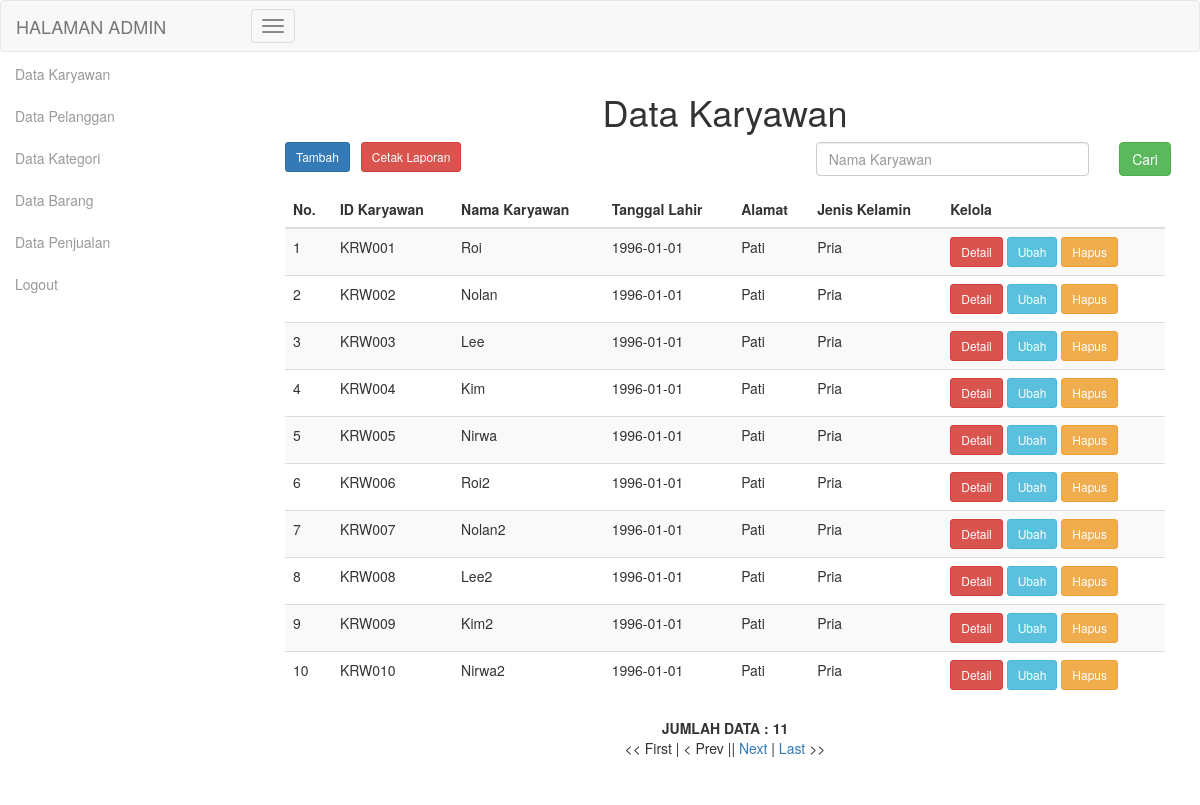
Screenshot of /admin/index.php?page=karyawan_tampil (signed in) with the database file from the repository.
### tables this page shows
CREATE TABLE IF NOT EXISTS `karyawan` (
  `id_karyawan` varchar(15) NOT NULL DEFAULT '',
  `nama_karyawan` varchar(50) DEFAULT NULL,
  `tanggal_lahir` date DEFAULT NULL,
  `alamat` varchar(100) DEFAULT NULL,
  `jenis_kelamin` varchar(10) DEFAULT NULL,
  `foto` text,
  `password` varchar(10) DEFAULT NULL
);

### admin/karyawan_tampil.php (the view, shortened to what this page needs)
<!doctype html>
<html lang="id">
	<head>
	</head>
	<body>
		<div class="col-sm-12">
			<h1 style="text-align: center;">Data Karyawan</h1>
			<form class="form-horizontal" name="frmCari" method="post">
				<div class="form-group">
					<div class="col-sm-1">
						<a href="?page=karyawan_tambah" class="btn btn-primary btn-sm">Tambah</a>
					</div>
					<div class="col-sm-3">
						<a href="karyawan_laporan.php" class="btn btn-danger btn-sm" target="_blank">Cetak Laporan</a>
					</div>
					<div class="col-sm-3">
					</div>
					<div class="col-sm-4">
						<input type="text" class="form-control" name="txtCari" placeholder="Nama Karyawan"/>
					</div>
					<div class="col-sm-1">
						<button type="submit" class="btn btn-success" name="btnCari">Cari</button>
					</div>
				</div>
			</form>
			<div class="table-responsive">
				<table class="table table-striped">
					<thead>
						<tr>
							<th>No.</th>
							<th>ID Karyawan</th>
							<th>Nama Karyawan</th>
							<th>Tanggal Lahir</th>
							<th>Alamat</th>
							<th>Jenis Kelamin</th>
							<th>Kelola</th>
						</tr>
					</thead>
					<tbody>
						<?php
							$batas = 10;
							if (isset($_GET['hal'])) {
								$hal = ($_GET['hal']);
								$posisi = ($hal-1) *$batas;
							}else{
								$posisi = 0;
								$hal =  1;
							}
							if (isset($_POST['btnCari'])) {
								$sql = mysql_query("SELECT * FROM karyawan WHERE nama_karyawan LIKE '%".$_POST['txtCari']."%' ORDER BY id_karyawan LIMIT $posisi,$batas") or die(mysql_error());
							}else{
								$sql = mysql_query("SELECT * FROM karyawan ORDER BY id_karyawan LIMIT $posisi,$batas") or die (mysql_error());
							}
							$no=1;
							while ($data = mysql_fetch_array($sql)) {
						?>
						<tr>
							<td><?php echo $no; ?></td>
							<td><?php echo $data['id_karyawan']; ?></td>
							<td><?php echo $data['nama_karyawan']; ?></td>
							<td><?php echo $data['tanggal_lahir']; ?></td>
							<td><?php echo $data['alamat']; ?></td>
							<td><?php echo $data['jenis_kelamin']; ?></td>
							<td>
								<a href="?page=karyawan_detail&id=<?php echo $data['id_karyawan'];?>" class="btn btn-danger btn-sm">Detail</a>
								<a href="?page=karyawan_ubah&id=<?php echo $data['id_karyawan']; ?>" class="btn btn-info btn-sm">Ubah</a>
								<a href="?page=karyawan_hapus&id=<?php echo $data['id_karyawan']; ?>"
								onclick="return confirm('Hapus data ?');" class="btn btn-warning btn-sm">Hapus</a>
							</td>
						</tr>
							<?php
								$no++;
								}
								$sql2 = mysql_query("SELECT * FROM karyawan") or die (mysql_error());
								$jumlahdata = mysql_num_rows($sql2);
							?>
					</tbody>
				</table>
				<center> <b>JUMLAH DATA : <?php echo $jumlahdata ?></b></center>
				<?php
					$jmlhal = ceil($jumlahdata/$batas);
					$url = "?page=karyawan_tampil";
					echo "<center>";
					if ($hal>1) {
						$previous=$hal-1;
						echo " << <a href=$url&hal=1>First</a> | <a href=$url&hal=$previous>Prev</a> | ";
					} else {
						echo "<< First | < Prev |";
					}
					if ($hal < $jmlhal) {
						$next = $hal+1;
						echo "| <a href=$url&hal=$next> Next</a> | <a href=$url&hal=$jmlhal>Last</a> >> ";
					} else {
						echo " Next > | Last >>";
					}
					echo "</center>";
				?>
			</div>
		</div>
	</body>
</html>

### rows the page displays
karyawan: id_karyawan "KRW001", nama_karyawan "Roi", tanggal_lahir "1996-01-01", alamat "Pati", jenis_kelamin "Pria"
karyawan: id_karyawan "KRW002", nama_karyawan "Nolan", tanggal_lahir "1996-01-01", alamat "Pati", jenis_kelamin "Pria"
karyawan: id_karyawan "KRW003", nama_karyawan "Lee", tanggal_lahir "1996-01-01", alamat "Pati", jenis_kelamin "Pria"
karyawan: id_karyawan "KRW004", nama_karyawan "Kim", tanggal_lahir "1996-01-01", alamat "Pati", jenis_kelamin "Pria"
karyawan: id_karyawan "KRW005", nama_karyawan "Nirwa", tanggal_lahir "1996-01-01", alamat "Pati", jenis_kelamin "Pria"
karyawan: id_karyawan "KRW006", nama_karyawan "Roi2", tanggal_lahir "1996-01-01", alamat "Pati", jenis_kelamin "Pria"
karyawan: id_karyawan "KRW007", nama_karyawan "Nolan2", tanggal_lahir "1996-01-01", alamat "Pati", jenis_kelamin "Pria"
karyawan: id_karyawan "KRW008", nama_karyawan "Lee2", tanggal_lahir "1996-01-01", alamat "Pati", jenis_kelamin "Pria"
karyawan: id_karyawan "KRW009", nama_karyawan "Kim2", tanggal_lahir "1996-01-01", alamat "Pati", jenis_kelamin "Pria"
karyawan: id_karyawan "KRW010", nama_karyawan "Nirwa2", tanggal_lahir "1996-01-01", alamat "Pati", jenis_kelamin "Pria"

### other values shown
$jumlahdata "11"
